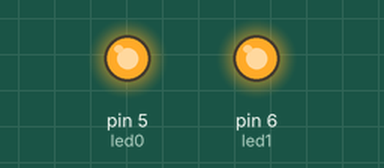
This sketch was run on a simulated Arduino Uno, built with avr-gcc and run on an emulated ATmega328P. Shown: output pins drawn as LEDs (lit = HIGH).

Above: at 0.1 s.
Timing chart, 0 to 1.6 s (numbered marks = the images above):
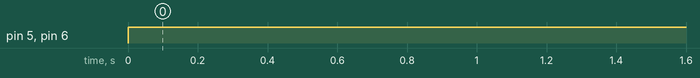

Measured:
- by itself, pin 5 (led0), pin 6 (led1): LOW → HIGH at 0.00 s

The sketch:

receiver.ino
```cpp
const int led0 = 5;
const int led1 = 6;

int button0 = 0; // button 0 and 1 on the other arduino
int button1 = 0;

void setup() {
  // put your setup code here, to run once:
  pinMode (led0, OUTPUT);
  pinMode (led1, OUTPUT);

  Serial.begin(9600); // the serial speed needs to be the same in both scketches.
}

void loop() {
  // put your main code here, to run repeatedly:

  analogWrite(led0, 255);
  analogWrite(led1, 255);

  if (Serial.available() > 0) { // if serial communication is recevied, assign new variable values
    if (Serial.read() == '\n') { // looks for a new line
      button0 = Serial.parseInt(); // reads out the incomming serial communication
      button1 = Serial.parseInt();
    }
  }

  if (button0 == 1 && button1 == 0 ) {
    analogWrite(led0, 0);
  }

  if (button0 == 0 && button1 == 1 ) {
    analogWrite(led1, 0);
  }

}
```
